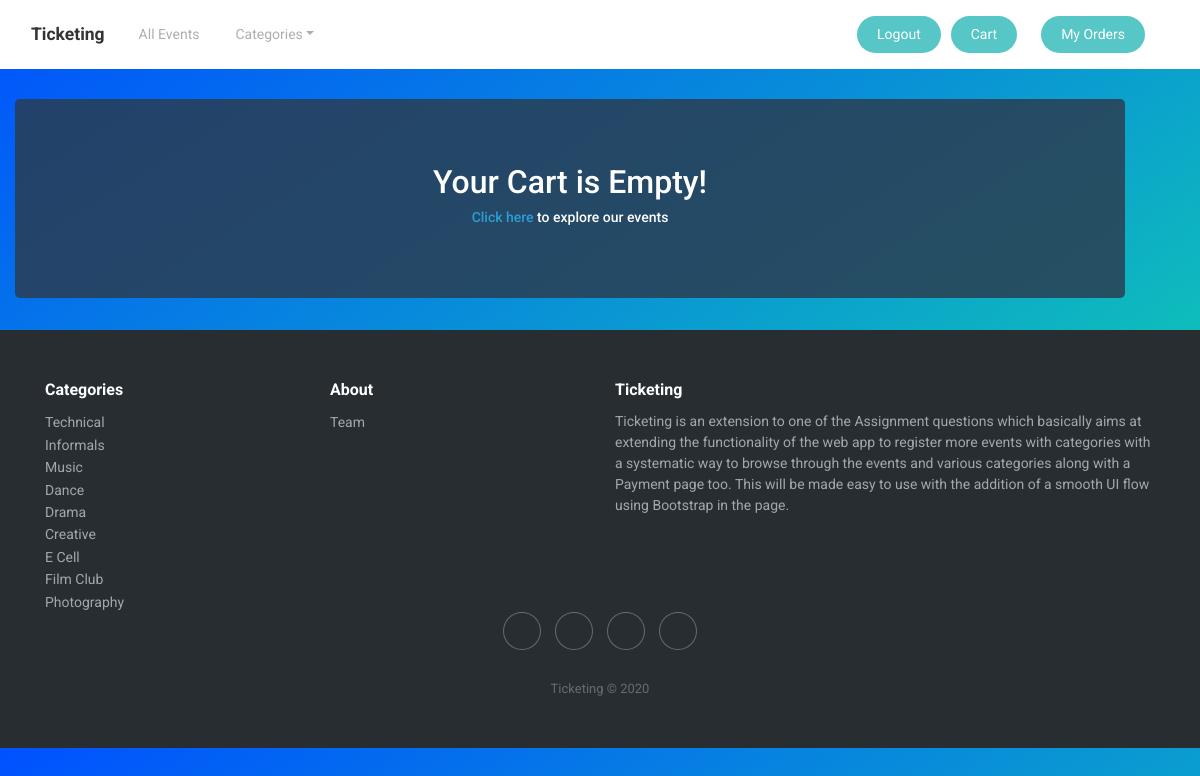
The app's page /cart (signed in) with its own data.
### app/models.py (models this page shows, shortened)
class CategoryModel(models.Model):
    name = models.CharField(max_length = 200)
    description = models.TextField()
    image = models.ImageField()

### app/views.py (the view)
# urls.py: path('cart', views.cart, name = 'cart'),
@login_required(login_url='/login')
def cart(request):
    categories = CategoryModel.objects.all()
    user = request.user
    events = CartModel.objects.filter(user= user)
    totalcost = 0
    for i in events:
        totalcost += i.event.fee
    empty = False
    if totalcost == 0:
        empty = True
    return render(request, 'app/cart.html', {'events': events, 'categories': categories, 'empty': empty, 'totalcost': totalcost, 'isLoggedIn': True})

### app/templates/app/cart.html (shortened to what this page needs)
{% extends 'app/base.html' %}
{% load static %}
{% block content %}
    <div class="container" style="margin: 30px 0px;">
        {% if empty %}
            {% if payment %}
                <div style="margin: 20px;" class="alert alert-success" role="alert">
                    <p>Thank you for booking a ticket to the following events:</p>
                    <ul>
                    {% for event in events %}
                        <li>{{event}}</li>
                    {% endfor %}
                    </ul>
                </div>
            {% else %}
                <div style="text-align: center;background-color: hsla(210, 29%, 24%, 0.836);" class="ml-auto jumbotron text-light">
                    <h4>Your Cart is Empty!</h4>
                    <h6 style="color: white;" class=""><a href="/events">Click here</a> to explore our events</h6>
                </div>
            {% endif %}
        {% endif %}
    </div>
{% endblock %}

### app/templates/app/base.html (shortened to what this page needs)
{% load static %}
<!DOCTYPE html>
<html>
<head>
    <link rel="stylesheet" href="https://maxcdn.bootstrapcdn.com/bootswatch/4.4.1/cyborg/bootstrap.min.css">
    <link rel="stylesheet" href="https://cdnjs.cloudflare.com/ajax/libs/font-awesome/4.7.0/css/font-awesome.min.css">
    <link rel="stylesheet" href="https://cdnjs.cloudflare.com/ajax/libs/ionicons/2.0.1/css/ionicons.min.css">
    <link rel="stylesheet" href="{% static "assets/css/styles.min.css" %}">
</head>
<body>
    <div class="">
        <nav class="navbar navbar-light navbar-expand-md navigation-clean-search">
            <div class="container-fluid"><a class="navbar-brand" href="/">Ticketing</a>
                <div class="collapse navbar-collapse"
                    id="navcol-1">
                    <ul class="nav navbar-nav">
                        <li class="nav-item" role="presentation"><a class="text-dark nav-link" href="/events">All Events</a></li>
                        <li class="nav-item dropdown"><a class="dropdown-toggle nav-link text-dark" data-toggle="dropdown" aria-expanded="false" href="#">Categories</a>
                        </li>
                    </ul>
                    {% if isLoggedIn %}
                            <a style="margin-right: 10px;" class="btn btn-dark action-button" role="button" href="/logout">Logout</a><a class="mr-4 btn btn-dark action-button" role="button" href="/cart">Cart</a><a class="mr-4 btn btn-light action-button" role="button" href="/orders">My Orders</a></div>
                    {% endif %}
            </div>
        </nav>
    </div>
    {% block content %}
    {% endblock %}
    <div class="footer-dark">
        <footer>
            <div class="container">
                <div class="row">
                    <div class="col-sm-6 col-md-3 item">
                        <h3>Categories</h3>
                        <ul>
                            {% for category in categories %}
                            <li><a href="{% url "category" pk=category.pk %}">{{category.name}}</a></li>
                            {% endfor %}
                        </ul>
                    </div>
                    <div class="col-sm-6 col-md-3 item">
                        <h3>About</h3>
                        <ul>
                            <li><a href="/about">Team</a></li>
                        </ul>
                    </div>
                    <div class="col-md-6 item text">
                        <h3>Ticketing</h3>
                        <p>Ticketing is an extension to one of the Assignment questions which basically aims at extending the functionality of the web app to register more events with categories with a systematic way to browse through the events and various categories along with a Payment page too.
                            This will be made easy to use with the addition of a smooth UI flow using Bootstrap in the page.</p>
                    </div>
                    <div class="col item social"><a href="#"></a><a href="#"></a><a href="#"></a><a href="#"></a></div>
                </div>
                <p class="copyright">Ticketing © 2020</p>
            </div>
        </footer>
    </div>
</body>
</html>

### app/templates/app/cart.html (style rules this page uses)
body { background-color: white;; background-image: linear-gradient(to bottom right,#0051ff, rgb(20, 231, 161)); }

### records on screen
CategoryModel: name "Technical"
CategoryModel: name "Informals"
CategoryModel: name "Music"
CategoryModel: name "Dance"
CategoryModel: name "Drama"
CategoryModel: name "Creative"
CategoryModel: name "E Cell"
CategoryModel: name "Film Club"
CategoryModel: name "Photography"
